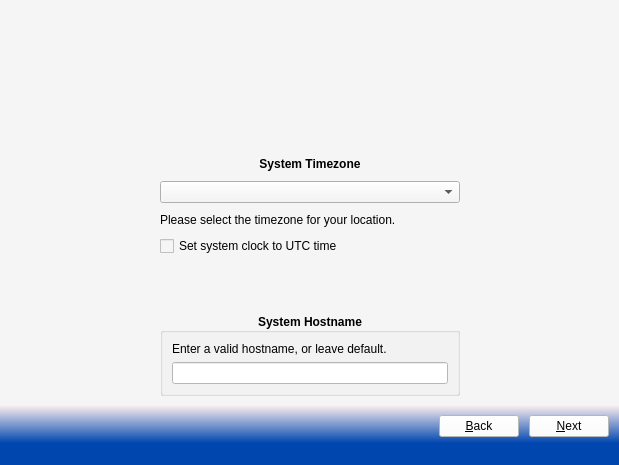
<?xml version="1.0" encoding="UTF-8"?>
<ui version="4.0">
 <class>Installer</class>
 <widget class="QMainWindow" name="Installer">
  <property name="geometry">
   <rect>
    <x>0</x>
    <y>0</y>
    <width>619</width>
    <height>455</height>
   </rect>
  </property>
  <property name="windowTitle">
   <string notr="true">PC-BSD</string>
  </property>
  <widget class="QWidget" name="centralwidget">
   <layout class="QGridLayout" name="gridLayout">
    <property name="margin">
     <number>0</number>
    </property>
    <property name="spacing">
     <number>0</number>
    </property>
    <item row="0" column="0">
     <widget class="QStackedWidget" name="installStackWidget">
      <property name="autoFillBackground">
       <bool>false</bool>
      </property>
      <property name="styleSheet">
       <string notr="true">background-color: rgb(245, 245, 245);</string>
      </property>
      <property name="currentIndex">
       <number>1</number>
      </property>
      <widget class="QWidget" name="Page_Welcome">
       <layout class="QGridLayout" name="gridLayout_2">
        <item row="0" column="0" rowspan="3">
         <spacer name="horizontalSpacer_2">
          <property name="orientation">
           <enum>Qt::Horizontal</enum>
          </property>
          <property name="sizeHint" stdset="0">
           <size>
            <width>170</width>
            <height>308</height>
           </size>
          </property>
         </spacer>
        </item>
        <item row="0" column="1">
         <spacer name="verticalSpacer_2">
          <property name="orientation">
           <enum>Qt::Vertical</enum>
          </property>
          <property name="sizeType">
           <enum>QSizePolicy::Fixed</enum>
          </property>
          <property name="sizeHint" stdset="0">
           <size>
            <width>18</width>
            <height>50</height>
           </size>
          </property>
         </spacer>
        </item>
        <item row="0" column="3" rowspan="3">
         <spacer name="horizontalSpacer_3">
          <property name="orientation">
           <enum>Qt::Horizontal</enum>
          </property>
          <property name="sizeHint" stdset="0">
           <size>
            <width>169</width>
            <height>278</height>
           </size>
          </property>
         </spacer>
        </item>
        <item row="1" column="1" colspan="2">
         <layout class="QVBoxLayout" name="verticalLayout">
          <item>
           <widget class="QLabel" name="label">
            <property name="autoFillBackground">
             <bool>false</bool>
            </property>
            <property name="styleSheet">
             <string notr="true">border: transparent;
background: transparent;</string>
            </property>
            <property name="text">
             <string/>
            </property>
            <property name="pixmap">
             <pixmap resource="pc-firstboot.qrc">:/PCBSD/images/pcbsd-banner.png</pixmap>
            </property>
            <property name="alignment">
             <set>Qt::AlignCenter</set>
            </property>
           </widget>
          </item>
          <item>
           <widget class="QComboBox" name="comboLanguage">
            <property name="statusTip">
             <string>Change the installation language</string>
            </property>
           </widget>
          </item>
          <item>
           <widget class="QLabel" name="label_2">
            <property name="minimumSize">
             <size>
              <width>0</width>
              <height>75</height>
             </size>
            </property>
            <property name="autoFillBackground">
             <bool>false</bool>
            </property>
            <property name="styleSheet">
             <string notr="true">background: transparent;</string>
            </property>
            <property name="text">
             <string>Welcome to your new PC-BSD system! You may change your language above, and click next to begin the setup process.</string>
            </property>
            <property name="alignment">
             <set>Qt::AlignLeading|Qt::AlignLeft|Qt::AlignTop</set>
            </property>
            <property name="wordWrap">
             <bool>true</bool>
            </property>
           </widget>
          </item>
         </layout>
        </item>
        <item row="2" column="2">
         <spacer name="verticalSpacer">
          <property name="orientation">
           <enum>Qt::Vertical</enum>
          </property>
          <property name="sizeHint" stdset="0">
           <size>
            <width>20</width>
            <height>92</height>
           </size>
          </property>
         </spacer>
        </item>
       </layout>
      </widget>
      <widget class="QWidget" name="Page_Time">
       <layout class="QGridLayout" name="gridLayout_12">
        <item row="3" column="1">
         <widget class="QCheckBox" name="checkUTC">
          <property name="text">
           <string>Set system clock to UTC time</string>
          </property>
         </widget>
        </item>
        <item row="0" column="2" rowspan="5">
         <spacer name="horizontalSpacer_5">
          <property name="orientation">
           <enum>Qt::Horizontal</enum>
          </property>
          <property name="sizeHint" stdset="0">
           <size>
            <width>115</width>
            <height>298</height>
           </size>
          </property>
         </spacer>
        </item>
        <item row="1" column="1">
         <layout class="QHBoxLayout" name="horizontalLayout">
          <item>
           <spacer name="horizontalSpacer_6">
            <property name="orientation">
             <enum>Qt::Horizontal</enum>
            </property>
            <property name="sizeHint" stdset="0">
             <size>
              <width>40</width>
              <height>20</height>
             </size>
            </property>
           </spacer>
          </item>
          <item>
           <widget class="QLabel" name="label_7">
            <property name="sizePolicy">
             <sizepolicy hsizetype="Fixed" vsizetype="Fixed">
              <horstretch>0</horstretch>
              <verstretch>0</verstretch>
             </sizepolicy>
            </property>
            <property name="minimumSize">
             <size>
              <width>55</width>
              <height>55</height>
             </size>
            </property>
            <property name="maximumSize">
             <size>
              <width>55</width>
              <height>55</height>
             </size>
            </property>
            <property name="styleSheet">
             <string notr="true">border: transparent;
background: transparent;</string>
            </property>
            <property name="text">
             <string/>
            </property>
            <property name="pixmap">
             <pixmap resource="pc-firstboot.qrc">:/modules/images/date.png</pixmap>
            </property>
            <property name="scaledContents">
             <bool>true</bool>
            </property>
           </widget>
          </item>
          <item>
           <spacer name="horizontalSpacer_7">
            <property name="orientation">
             <enum>Qt::Horizontal</enum>
            </property>
            <property name="sizeHint" stdset="0">
             <size>
              <width>40</width>
              <height>20</height>
             </size>
            </property>
           </spacer>
          </item>
         </layout>
        </item>
        <item row="0" column="1">
         <spacer name="verticalSpacer_4">
          <property name="orientation">
           <enum>Qt::Vertical</enum>
          </property>
          <property name="sizeType">
           <enum>QSizePolicy::Fixed</enum>
          </property>
          <property name="sizeHint" stdset="0">
           <size>
            <width>20</width>
            <height>30</height>
           </size>
          </property>
         </spacer>
        </item>
        <item row="0" column="0" rowspan="5">
         <spacer name="horizontalSpacer_4">
          <property name="orientation">
           <enum>Qt::Horizontal</enum>
          </property>
          <property name="sizeHint" stdset="0">
           <size>
            <width>115</width>
            <height>278</height>
           </size>
          </property>
         </spacer>
        </item>
        <item row="2" column="1">
         <layout class="QGridLayout" name="gridLayout_4">
          <item row="0" column="0">
           <widget class="QLabel" name="label_4">
            <property name="font">
             <font>
              <weight>75</weight>
              <bold>true</bold>
             </font>
            </property>
            <property name="mouseTracking">
             <bool>false</bool>
            </property>
            <property name="styleSheet">
             <string notr="true">background: transparent;</string>
            </property>
            <property name="text">
             <string>System Timezone</string>
            </property>
            <property name="alignment">
             <set>Qt::AlignCenter</set>
            </property>
           </widget>
          </item>
          <item row="1" column="0">
           <widget class="QComboBox" name="comboBoxTimezone">
            <property name="minimumSize">
             <size>
              <width>300</width>
              <height>0</height>
             </size>
            </property>
            <property name="statusTip">
             <string>Set the system timezone</string>
            </property>
           </widget>
          </item>
          <item row="2" column="0">
           <widget class="QLabel" name="label_5">
            <property name="styleSheet">
             <string notr="true">background: transparent;</string>
            </property>
            <property name="text">
             <string>Please select the timezone for your location.</string>
            </property>
            <property name="wordWrap">
             <bool>true</bool>
            </property>
           </widget>
          </item>
         </layout>
        </item>
        <item row="4" column="1">
         <layout class="QHBoxLayout" name="horizontalLayout_7">
          <item>
           <spacer name="horizontalSpacer_25">
            <property name="orientation">
             <enum>Qt::Horizontal</enum>
            </property>
            <property name="sizeHint" stdset="0">
             <size>
              <width>40</width>
              <height>20</height>
             </size>
            </property>
           </spacer>
          </item>
          <item>
           <widget class="QLabel" name="label_23">
            <property name="minimumSize">
             <size>
              <width>45</width>
              <height>45</height>
             </size>
            </property>
            <property name="maximumSize">
             <size>
              <width>45</width>
              <height>45</height>
             </size>
            </property>
            <property name="styleSheet">
             <string notr="true">border: transparent;
background: transparent;</string>
            </property>
            <property name="text">
             <string/>
            </property>
            <property name="textFormat">
             <enum>Qt::AutoText</enum>
            </property>
            <property name="pixmap">
             <pixmap resource="pc-firstboot.qrc">:/modules/images/network.png</pixmap>
            </property>
            <property name="scaledContents">
             <bool>true</bool>
            </property>
            <property name="alignment">
             <set>Qt::AlignCenter</set>
            </property>
           </widget>
          </item>
          <item>
           <spacer name="horizontalSpacer_26">
            <property name="orientation">
             <enum>Qt::Horizontal</enum>
            </property>
            <property name="sizeHint" stdset="0">
             <size>
              <width>40</width>
              <height>20</height>
             </size>
            </property>
           </spacer>
          </item>
         </layout>
        </item>
        <item row="5" column="1">
         <widget class="QGroupBox" name="groupBox">
          <property name="font">
           <font>
            <weight>75</weight>
            <bold>true</bold>
           </font>
          </property>
          <property name="styleSheet">
           <string notr="true">background: transparent;</string>
          </property>
          <property name="title">
           <string>System Hostname</string>
          </property>
          <property name="alignment">
           <set>Qt::AlignCenter</set>
          </property>
          <layout class="QGridLayout" name="gridLayout_10">
           <item row="1" column="0">
            <widget class="QLabel" name="label_18">
             <property name="text">
              <string>Enter a valid hostname, or leave default.</string>
             </property>
             <property name="wordWrap">
              <bool>true</bool>
             </property>
            </widget>
           </item>
           <item row="2" column="0">
            <widget class="QLineEdit" name="lineHostname">
             <property name="styleSheet">
              <string notr="true">background-color: rgb(255, 255, 255);</string>
             </property>
            </widget>
           </item>
          </layout>
         </widget>
        </item>
       </layout>
      </widget>
      <widget class="QWidget" name="Page_Root">
       <layout class="QGridLayout" name="gridLayout_5">
        <item row="0" column="0" rowspan="3">
         <spacer name="horizontalSpacer_12">
          <property name="orientation">
           <enum>Qt::Horizontal</enum>
          </property>
          <property name="sizeType">
           <enum>QSizePolicy::Preferred</enum>
          </property>
          <property name="sizeHint" stdset="0">
           <size>
            <width>150</width>
            <height>341</height>
           </size>
          </property>
         </spacer>
        </item>
        <item row="0" column="1">
         <spacer name="verticalSpacer_5">
          <property name="orientation">
           <enum>Qt::Vertical</enum>
          </property>
          <property name="sizeType">
           <enum>QSizePolicy::Fixed</enum>
          </property>
          <property name="sizeHint" stdset="0">
           <size>
            <width>20</width>
            <height>50</height>
           </size>
          </property>
         </spacer>
        </item>
        <item row="1" column="1">
         <layout class="QVBoxLayout" name="verticalLayout_2">
          <item>
           <layout class="QHBoxLayout" name="horizontalLayout_3">
            <item>
             <spacer name="horizontalSpacer_10">
              <property name="orientation">
               <enum>Qt::Horizontal</enum>
              </property>
              <property name="sizeHint" stdset="0">
               <size>
                <width>40</width>
                <height>20</height>
               </size>
              </property>
             </spacer>
            </item>
            <item>
             <widget class="QLabel" name="label_9">
              <property name="sizePolicy">
               <sizepolicy hsizetype="Fixed" vsizetype="Fixed">
                <horstretch>0</horstretch>
                <verstretch>0</verstretch>
               </sizepolicy>
              </property>
              <property name="minimumSize">
               <size>
                <width>55</width>
                <height>55</height>
               </size>
              </property>
              <property name="maximumSize">
               <size>
                <width>55</width>
                <height>55</height>
               </size>
              </property>
              <property name="styleSheet">
               <string notr="true">border: transparent;
background: transparent;</string>
              </property>
              <property name="text">
               <string/>
              </property>
              <property name="pixmap">
               <pixmap resource="pc-firstboot.qrc">:/modules/images/encrypted.png</pixmap>
              </property>
              <property name="scaledContents">
               <bool>true</bool>
              </property>
             </widget>
            </item>
            <item>
             <spacer name="horizontalSpacer_11">
              <property name="orientation">
               <enum>Qt::Horizontal</enum>
              </property>
              <property name="sizeHint" stdset="0">
               <size>
                <width>40</width>
                <height>20</height>
               </size>
              </property>
             </spacer>
            </item>
           </layout>
          </item>
          <item>
           <widget class="QLabel" name="label_10">
            <property name="font">
             <font>
              <weight>75</weight>
              <bold>true</bold>
             </font>
            </property>
            <property name="styleSheet">
             <string notr="true">background: transparent;</string>
            </property>
            <property name="text">
             <string>Root Password</string>
            </property>
           </widget>
          </item>
          <item>
           <layout class="QGridLayout" name="gridLayout_3">
            <item row="0" column="0">
             <widget class="QLineEdit" name="lineRootPW">
              <property name="echoMode">
               <enum>QLineEdit::Password</enum>
              </property>
             </widget>
            </item>
            <item row="0" column="1">
             <widget class="QLabel" name="label_6">
              <property name="styleSheet">
               <string notr="true">background: transparent;</string>
              </property>
              <property name="text">
               <string>Password</string>
              </property>
             </widget>
            </item>
            <item row="0" column="2">
             <spacer name="horizontalSpacer_8">
              <property name="orientation">
               <enum>Qt::Horizontal</enum>
              </property>
              <property name="sizeType">
               <enum>QSizePolicy::Minimum</enum>
              </property>
              <property name="sizeHint" stdset="0">
               <size>
                <width>40</width>
                <height>20</height>
               </size>
              </property>
             </spacer>
            </item>
            <item row="1" column="0">
             <widget class="QLineEdit" name="lineRootPW2">
              <property name="echoMode">
               <enum>QLineEdit::Password</enum>
              </property>
             </widget>
            </item>
            <item row="1" column="1" colspan="2">
             <widget class="QLabel" name="label_8">
              <property name="styleSheet">
               <string notr="true">background: transparent;</string>
              </property>
              <property name="text">
               <string>Password (Repeat)</string>
              </property>
             </widget>
            </item>
            <item row="1" column="3">
             <spacer name="horizontalSpacer_9">
              <property name="orientation">
               <enum>Qt::Horizontal</enum>
              </property>
              <property name="sizeType">
               <enum>QSizePolicy::Minimum</enum>
              </property>
              <property name="sizeHint" stdset="0">
               <size>
                <width>40</width>
                <height>20</height>
               </size>
              </property>
             </spacer>
            </item>
           </layout>
          </item>
          <item>
           <widget class="QLabel" name="label_11">
            <property name="styleSheet">
             <string notr="true">background: transparent;</string>
            </property>
            <property name="text">
             <string>The system or &quot;root&quot; password allows you to make changes to your operating system, and should be kept from non-trusted users. </string>
            </property>
            <property name="wordWrap">
             <bool>true</bool>
            </property>
           </widget>
          </item>
          <item>
           <spacer name="verticalSpacer_12">
            <property name="orientation">
             <enum>Qt::Vertical</enum>
            </property>
            <property name="sizeHint" stdset="0">
             <size>
              <width>20</width>
              <height>40</height>
             </size>
            </property>
           </spacer>
          </item>
         </layout>
        </item>
        <item row="1" column="2" rowspan="2">
         <spacer name="horizontalSpacer_13">
          <property name="orientation">
           <enum>Qt::Horizontal</enum>
          </property>
          <property name="sizeType">
           <enum>QSizePolicy::Preferred</enum>
          </property>
          <property name="sizeHint" stdset="0">
           <size>
            <width>150</width>
            <height>278</height>
           </size>
          </property>
         </spacer>
        </item>
        <item row="2" column="1">
         <spacer name="verticalSpacer_6">
          <property name="orientation">
           <enum>Qt::Vertical</enum>
          </property>
          <property name="sizeHint" stdset="0">
           <size>
            <width>20</width>
            <height>90</height>
           </size>
          </property>
         </spacer>
        </item>
       </layout>
      </widget>
      <widget class="QWidget" name="Page_User">
       <layout class="QGridLayout" name="gridLayout_7">
        <item row="0" column="0" rowspan="2">
         <spacer name="horizontalSpacer_14">
          <property name="orientation">
           <enum>Qt::Horizontal</enum>
          </property>
          <property name="sizeType">
           <enum>QSizePolicy::Preferred</enum>
          </property>
          <property name="sizeHint" stdset="0">
           <size>
            <width>150</width>
            <height>318</height>
           </size>
          </property>
         </spacer>
        </item>
        <item row="0" column="1">
         <spacer name="verticalSpacer_7">
          <property name="orientation">
           <enum>Qt::Vertical</enum>
          </property>
          <property name="sizeType">
           <enum>QSizePolicy::Fixed</enum>
          </property>
          <property name="sizeHint" stdset="0">
           <size>
            <width>20</width>
            <height>50</height>
           </size>
          </property>
         </spacer>
        </item>
        <item row="1" column="1">
         <layout class="QVBoxLayout" name="verticalLayout_4">
          <item>
           <layout class="QHBoxLayout" name="horizontalLayout_4">
            <item>
             <spacer name="horizontalSpacer_18">
              <property name="orientation">
               <enum>Qt::Horizontal</enum>
              </property>
              <property name="sizeHint" stdset="0">
               <size>
                <width>40</width>
                <height>20</height>
               </size>
              </property>
             </spacer>
            </item>
            <item>
             <widget class="QLabel" name="label_17">
              <property name="sizePolicy">
               <sizepolicy hsizetype="Fixed" vsizetype="Fixed">
                <horstretch>0</horstretch>
                <verstretch>0</verstretch>
               </sizepolicy>
              </property>
              <property name="minimumSize">
               <size>
                <width>55</width>
                <height>55</height>
               </size>
              </property>
              <property name="maximumSize">
               <size>
                <width>55</width>
                <height>55</height>
               </size>
              </property>
              <property name="styleSheet">
               <string notr="true">border: transparent;
background: transparent;</string>
              </property>
              <property name="text">
               <string/>
              </property>
              <property name="pixmap">
               <pixmap resource="pc-firstboot.qrc">:/modules/images/add_user.png</pixmap>
              </property>
              <property name="scaledContents">
               <bool>true</bool>
              </property>
             </widget>
            </item>
            <item>
             <spacer name="horizontalSpacer_19">
              <property name="orientation">
               <enum>Qt::Horizontal</enum>
              </property>
              <property name="sizeHint" stdset="0">
               <size>
                <width>40</width>
                <height>20</height>
               </size>
              </property>
             </spacer>
            </item>
           </layout>
          </item>
          <item>
           <layout class="QGridLayout" name="gridLayout_6">
            <item row="0" column="0" colspan="2">
             <widget class="QGroupBox" name="groupBox_2">
              <property name="font">
               <font>
                <weight>75</weight>
                <bold>true</bold>
               </font>
              </property>
              <property name="autoFillBackground">
               <bool>false</bool>
              </property>
              <property name="title">
               <string>Create a User</string>
              </property>
              <layout class="QGridLayout" name="gridLayout_11">
               <item row="0" column="0">
                <widget class="QLineEdit" name="lineName">
                 <property name="styleSheet">
                  <string notr="true"/>
                 </property>
                </widget>
               </item>
               <item row="0" column="1">
                <widget class="QLabel" name="label_12">
                 <property name="styleSheet">
                  <string notr="true">background: transparent;</string>
                 </property>
                 <property name="text">
                  <string>Name</string>
                 </property>
                </widget>
               </item>
               <item row="1" column="0">
                <widget class="QLineEdit" name="lineUsername"/>
               </item>
               <item row="1" column="1">
                <widget class="QLabel" name="label_13">
                 <property name="styleSheet">
                  <string notr="true">background: transparent;</string>
                 </property>
                 <property name="text">
                  <string>Username</string>
                 </property>
                </widget>
               </item>
               <item row="2" column="0">
                <widget class="QLineEdit" name="linePW">
                 <property name="echoMode">
                  <enum>QLineEdit::Password</enum>
                 </property>
                </widget>
               </item>
               <item row="2" column="1">
                <widget class="QLabel" name="label_14">
                 <property name="styleSheet">
                  <string notr="true">background: transparent;</string>
                 </property>
                 <property name="text">
                  <string>Password</string>
                 </property>
                </widget>
               </item>
               <item row="3" column="0">
                <widget class="QLineEdit" name="linePW2">
                 <property name="echoMode">
                  <enum>QLineEdit::Password</enum>
                 </property>
                </widget>
               </item>
               <item row="3" column="1">
                <widget class="QLabel" name="label_15">
                 <property name="styleSheet">
                  <string notr="true">background: transparent;</string>
                 </property>
                 <property name="text">
                  <string>Password (Repeat)</string>
                 </property>
                </widget>
               </item>
               <item row="4" column="0" colspan="2">
                <widget class="QCheckBox" name="checkEnc">
                 <property name="font">
                  <font>
                   <weight>75</weight>
                   <bold>true</bold>
                  </font>
                 </property>
                 <property name="toolTip">
                  <string>Will encrypt users home-directory</string>
                 </property>
                 <property name="statusTip">
                  <string>Will encrypt users home-directory</string>
                 </property>
                 <property name="autoFillBackground">
                  <bool>false</bool>
                 </property>
                 <property name="text">
                  <string>Encrypt user files</string>
                 </property>
                 <property name="icon">
                  <iconset resource="pc-firstboot.qrc">
                   <normaloff>:/modules/images/encrypted.png</normaloff>:/modules/images/encrypted.png</iconset>
                 </property>
                 <property name="iconSize">
                  <size>
                   <width>32</width>
                   <height>32</height>
                  </size>
                 </property>
                </widget>
               </item>
              </layout>
             </widget>
            </item>
           </layout>
          </item>
          <item>
           <spacer name="verticalSpacer_8">
            <property name="orientation">
             <enum>Qt::Vertical</enum>
            </property>
            <property name="sizeHint" stdset="0">
             <size>
              <width>20</width>
              <height>29</height>
             </size>
            </property>
           </spacer>
          </item>
         </layout>
        </item>
        <item row="1" column="2">
         <spacer name="horizontalSpacer_15">
          <property name="orientation">
           <enum>Qt::Horizontal</enum>
          </property>
          <property name="sizeType">
           <enum>QSizePolicy::Preferred</enum>
          </property>
          <property name="sizeHint" stdset="0">
           <size>
            <width>150</width>
            <height>20</height>
           </size>
          </property>
         </spacer>
        </item>
        <item row="2" column="1">
         <spacer name="verticalSpacer_13">
          <property name="orientation">
           <enum>Qt::Vertical</enum>
          </property>
          <property name="sizeHint" stdset="0">
           <size>
            <width>20</width>
            <height>52</height>
           </size>
          </property>
         </spacer>
        </item>
       </layout>
      </widget>
      <widget class="QWidget" name="Page_Wifi">
       <layout class="QGridLayout" name="gridLayout_8">
        <item row="0" column="1">
         <spacer name="verticalSpacer_14">
          <property name="orientation">
           <enum>Qt::Vertical</enum>
          </property>
          <property name="sizeType">
           <enum>QSizePolicy::Fixed</enum>
          </property>
          <property name="sizeHint" stdset="0">
           <size>
            <width>20</width>
            <height>50</height>
           </size>
          </property>
         </spacer>
        </item>
        <item row="1" column="0" rowspan="2">
         <spacer name="horizontalSpacer_24">
          <property name="orientation">
           <enum>Qt::Horizontal</enum>
          </property>
          <property name="sizeType">
           <enum>QSizePolicy::Preferred</enum>
          </property>
          <property name="sizeHint" stdset="0">
           <size>
            <width>158</width>
            <height>288</height>
           </size>
          </property>
         </spacer>
        </item>
        <item row="1" column="1">
         <layout class="QVBoxLayout" name="verticalLayout_5">
          <item>
           <layout class="QHBoxLayout" name="horizontalLayout_5">
            <item>
             <spacer name="horizontalSpacer_20">
              <property name="orientation">
               <enum>Qt::Horizontal</enum>
              </property>
              <property name="sizeHint" stdset="0">
               <size>
                <width>40</width>
                <height>20</height>
               </size>
              </property>
             </spacer>
            </item>
            <item>
             <widget class="QLabel" name="label_19">
              <property name="sizePolicy">
               <sizepolicy hsizetype="Fixed" vsizetype="Fixed">
                <horstretch>0</horstretch>
                <verstretch>0</verstretch>
               </sizepolicy>
              </property>
              <property name="minimumSize">
               <size>
                <width>55</width>
                <height>55</height>
               </size>
              </property>
              <property name="maximumSize">
               <size>
                <width>55</width>
                <height>55</height>
               </size>
              </property>
              <property name="styleSheet">
               <string notr="true">border: transparent;
background: transparent;</string>
              </property>
              <property name="text">
               <string/>
              </property>
              <property name="pixmap">
               <pixmap resource="pc-firstboot.qrc">:/modules/images/network.png</pixmap>
              </property>
              <property name="scaledContents">
               <bool>true</bool>
              </property>
             </widget>
            </item>
            <item>
             <spacer name="horizontalSpacer_21">
              <property name="orientation">
               <enum>Qt::Horizontal</enum>
              </property>
              <property name="sizeHint" stdset="0">
               <size>
                <width>40</width>
                <height>20</height>
               </size>
              </property>
             </spacer>
            </item>
           </layout>
          </item>
          <item>
           <widget class="QLabel" name="label_20">
            <property name="font">
             <font>
              <weight>75</weight>
              <bold>true</bold>
             </font>
            </property>
            <property name="styleSheet">
             <string notr="true">background: transparent;</string>
            </property>
            <property name="text">
             <string>Connect to a Wireless Network</string>
            </property>
           </widget>
          </item>
          <item>
           <widget class="QListWidget" name="listWidgetWifi">
            <property name="maximumSize">
             <size>
              <width>16777215</width>
              <height>150</height>
             </size>
            </property>
           </widget>
          </item>
          <item>
           <layout class="QHBoxLayout" name="horizontalLayout_6">
            <item>
             <spacer name="horizontalSpacer_22">
              <property name="orientation">
               <enum>Qt::Horizontal</enum>
              </property>
              <property name="sizeHint" stdset="0">
               <size>
                <width>198</width>
                <height>20</height>
               </size>
              </property>
             </spacer>
            </item>
            <item>
             <widget class="QPushButton" name="pushButtonRescan">
              <property name="text">
               <string>&amp;Rescan</string>
              </property>
              <property name="icon">
               <iconset resource="pc-firstboot.qrc">
                <normaloff>:/modules/images/view-refresh.png</normaloff>:/modules/images/view-refresh.png</iconset>
              </property>
             </widget>
            </item>
           </layout>
          </item>
          <item>
           <widget class="QLabel" name="label_21">
            <property name="styleSheet">
             <string notr="true">background: transparent;</string>
            </property>
            <property name="text">
             <string>The following wireless networks were found. Click the one you wish to connect to. If you wish to skip, click &quot;Next&quot; below. </string>
            </property>
            <property name="wordWrap">
             <bool>true</bool>
            </property>
           </widget>
          </item>
          <item>
           <spacer name="verticalSpacer_15">
            <property name="orientation">
             <enum>Qt::Vertical</enum>
            </property>
            <property name="sizeHint" stdset="0">
             <size>
              <width>20</width>
              <height>13</height>
             </size>
            </property>
           </spacer>
          </item>
         </layout>
        </item>
        <item row="1" column="2">
         <spacer name="horizontalSpacer_23">
          <property name="orientation">
           <enum>Qt::Horizontal</enum>
          </property>
          <property name="sizeType">
           <enum>QSizePolicy::Preferred</enum>
          </property>
          <property name="sizeHint" stdset="0">
           <size>
            <width>158</width>
            <height>228</height>
           </size>
          </property>
         </spacer>
        </item>
        <item row="2" column="1">
         <spacer name="verticalSpacer_16">
          <property name="orientation">
           <enum>Qt::Vertical</enum>
          </property>
          <property name="sizeHint" stdset="0">
           <size>
            <width>20</width>
            <height>27</height>
           </size>
          </property>
         </spacer>
        </item>
       </layout>
      </widget>
      <widget class="QWidget" name="Page_Finished">
       <layout class="QGridLayout" name="gridLayout_9">
        <item row="0" column="1">
         <spacer name="verticalSpacer_10">
          <property name="orientation">
           <enum>Qt::Vertical</enum>
          </property>
          <property name="sizeHint" stdset="0">
           <size>
            <width>20</width>
            <height>178</height>
           </size>
          </property>
         </spacer>
        </item>
        <item row="1" column="1">
         <widget class="QLabel" name="label_22">
          <property name="autoFillBackground">
           <bool>false</bool>
          </property>
          <property name="styleSheet">
           <string notr="true">border: transparent;
background: transparent;</string>
          </property>
          <property name="text">
           <string/>
          </property>
          <property name="pixmap">
           <pixmap resource="pc-firstboot.qrc">:/PCBSD/images/pcbsd-banner.png</pixmap>
          </property>
          <property name="alignment">
           <set>Qt::AlignCenter</set>
          </property>
         </widget>
        </item>
        <item row="2" column="0">
         <spacer name="horizontalSpacer_16">
          <property name="orientation">
           <enum>Qt::Horizontal</enum>
          </property>
          <property name="sizeHint" stdset="0">
           <size>
            <width>194</width>
            <height>20</height>
           </size>
          </property>
         </spacer>
        </item>
        <item row="2" column="1">
         <widget class="QLabel" name="label_3">
          <property name="styleSheet">
           <string notr="true">background: transparent;</string>
          </property>
          <property name="text">
           <string>Setup is now complete! Press Finish to login to your new desktop.</string>
          </property>
          <property name="wordWrap">
           <bool>true</bool>
          </property>
         </widget>
        </item>
        <item row="2" column="2">
         <spacer name="horizontalSpacer_17">
          <property name="orientation">
           <enum>Qt::Horizontal</enum>
          </property>
          <property name="sizeHint" stdset="0">
           <size>
            <width>193</width>
            <height>20</height>
           </size>
          </property>
         </spacer>
        </item>
        <item row="3" column="1">
         <spacer name="verticalSpacer_9">
          <property name="orientation">
           <enum>Qt::Vertical</enum>
          </property>
          <property name="sizeHint" stdset="0">
           <size>
            <width>20</width>
            <height>177</height>
           </size>
          </property>
         </spacer>
        </item>
       </layout>
      </widget>
     </widget>
    </item>
    <item row="1" column="0">
     <widget class="QWidget" name="footerWidget" native="true">
      <property name="sizePolicy">
       <sizepolicy hsizetype="Preferred" vsizetype="Fixed">
        <horstretch>0</horstretch>
        <verstretch>0</verstretch>
       </sizepolicy>
      </property>
      <property name="autoFillBackground">
       <bool>false</bool>
      </property>
      <property name="styleSheet">
       <string notr="true">background-color: qlineargradient(spread:pad, x1:1, y1:1, x2:1, y2:0, stop:0 rgba(0, 70, 175, 255), stop:1 rgba(255, 240, 240, 240));</string>
      </property>
      <layout class="QHBoxLayout" name="horizontalLayout_2">
       <property name="spacing">
        <number>10</number>
       </property>
       <property name="leftMargin">
        <number>5</number>
       </property>
       <property name="topMargin">
        <number>10</number>
       </property>
       <property name="rightMargin">
        <number>10</number>
       </property>
       <property name="bottomMargin">
        <number>5</number>
       </property>
       <item>
        <widget class="QPushButton" name="helpButton">
         <property name="statusTip">
          <string>Display help for the current screen</string>
         </property>
         <property name="text">
          <string/>
         </property>
         <property name="icon">
          <iconset resource="pc-firstboot.qrc">
           <normaloff>:/modules/images/help-hint.png</normaloff>:/modules/images/help-hint.png</iconset>
         </property>
         <property name="iconSize">
          <size>
           <width>32</width>
           <height>32</height>
          </size>
         </property>
         <property name="flat">
          <bool>true</bool>
         </property>
        </widget>
       </item>
       <item>
        <widget class="QPushButton" name="pushTouchKeyboard">
         <property name="toolTip">
          <string/>
         </property>
         <property name="statusTip">
          <string>Launch the on-screen keyboard</string>
         </property>
         <property name="text">
          <string/>
         </property>
         <property name="icon">
          <iconset resource="pc-firstboot.qrc">
           <normaloff>:/PCBSD/images/input-keyboard.png</normaloff>:/PCBSD/images/input-keyboard.png</iconset>
         </property>
         <property name="iconSize">
          <size>
           <width>32</width>
           <height>32</height>
          </size>
         </property>
         <property name="flat">
          <bool>true</bool>
         </property>
        </widget>
       </item>
       <item>
        <widget class="QPushButton" name="pushChangeKeyLayout">
         <property name="toolTip">
          <string/>
         </property>
         <property name="statusTip">
          <string>Switch between US layout and user selected layout</string>
         </property>
         <property name="autoFillBackground">
          <bool>false</bool>
         </property>
         <property name="styleSheet">
          <string notr="true"/>
         </property>
         <property name="text">
          <string/>
         </property>
         <property name="icon">
          <iconset resource="pc-firstboot.qrc">
           <normaloff>:/modules/images/keyboard.png</normaloff>:/modules/images/keyboard.png</iconset>
         </property>
         <property name="iconSize">
          <size>
           <width>32</width>
           <height>32</height>
          </size>
         </property>
         <property name="autoDefault">
          <bool>false</bool>
         </property>
         <property name="default">
          <bool>false</bool>
         </property>
         <property name="flat">
          <bool>true</bool>
         </property>
        </widget>
       </item>
       <item>
        <spacer name="horizontalSpacer">
         <property name="orientation">
          <enum>Qt::Horizontal</enum>
         </property>
         <property name="sizeHint" stdset="0">
          <size>
           <width>532</width>
           <height>20</height>
          </size>
         </property>
        </spacer>
       </item>
       <item>
        <widget class="QPushButton" name="backButton">
         <property name="styleSheet">
          <string notr="true">background-color: rgb(255, 255, 255);</string>
         </property>
         <property name="text">
          <string>&amp;Back</string>
         </property>
         <property name="iconSize">
          <size>
           <width>20</width>
           <height>20</height>
          </size>
         </property>
        </widget>
       </item>
       <item>
        <widget class="QPushButton" name="nextButton">
         <property name="styleSheet">
          <string notr="true">background-color: rgb(255, 255, 255);</string>
         </property>
         <property name="text">
          <string>&amp;Next</string>
         </property>
         <property name="iconSize">
          <size>
           <width>20</width>
           <height>20</height>
          </size>
         </property>
        </widget>
       </item>
      </layout>
     </widget>
    </item>
   </layout>
  </widget>
  <widget class="QStatusBar" name="statusbar">
   <property name="styleSheet">
    <string notr="true">background-color: rgb(0, 70, 175);
font: 75 9pt &quot;Sans Serif&quot;;
color: rgb(0, 0, 0);</string>
   </property>
  </widget>
 </widget>
 <resources>
  <include location="pc-firstboot.qrc"/>
 </resources>
 <connections/>
</ui>
